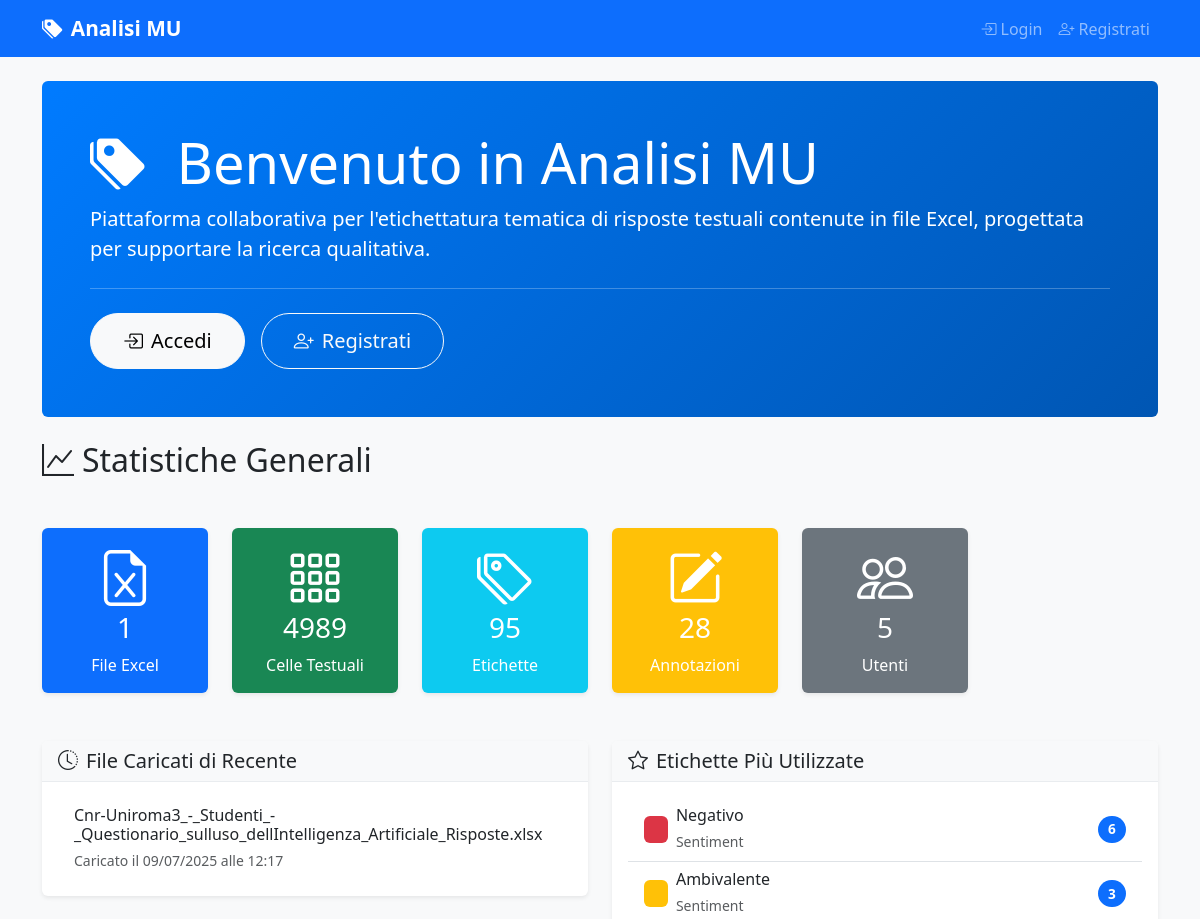
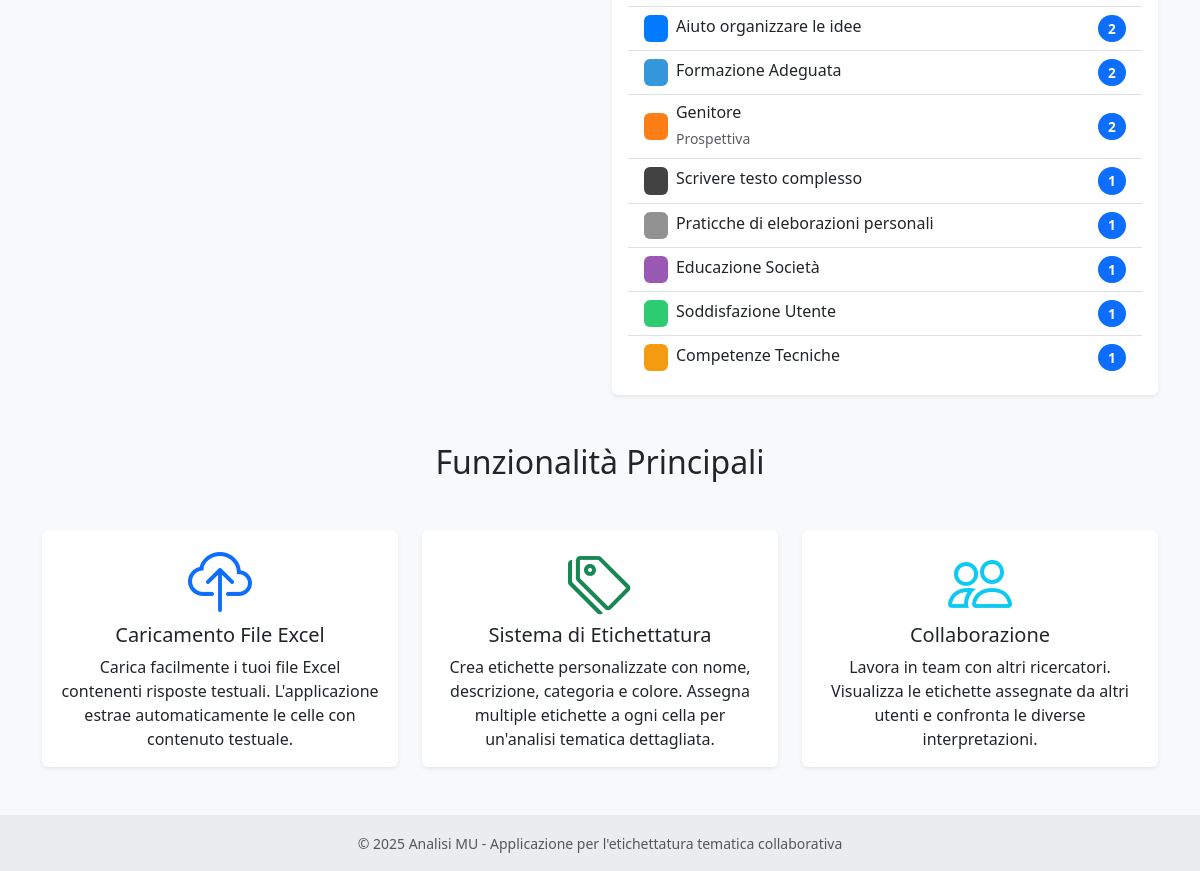
The page / on the database its author committed (2 pictures, top to bottom).
### models.py (models this page shows, shortened)
class ExcelFile(db.Model):
    id = db.Column(db.Integer, primary_key=True)
    filename = db.Column(db.String(255), nullable=False)
    original_filename = db.Column(db.String(255), nullable=False)
    file_path = db.Column(db.String(500), nullable=False)
    uploaded_by = db.Column(db.Integer, db.ForeignKey('user.id'), nullable=False)
    uploaded_at = db.Column(db.DateTime, default=datetime.utcnow)
    uploader = db.relationship('User', backref='uploaded_files')
    text_cells = db.relationship('TextCell', backref='excel_file', lazy=True, cascade='all, delete-orphan')

class Label(db.Model):
    id = db.Column(db.Integer, primary_key=True)
    name = db.Column(db.String(100), nullable=False, unique=True)
    description = db.Column(db.Text)
    category_id = db.Column(db.Integer, db.ForeignKey('category.id'), nullable=True)
    category = db.Column(db.String(50))  # Manteniamo per compatibilità, sarà deprecato
    color = db.Column(db.String(7), default='#007bff')  # Colore HEX
    created_at = db.Column(db.DateTime, default=datetime.utcnow)
    updated_at = db.Column(db.DateTime, default=datetime.utcnow, onupdate=datetime.utcnow)
    annotations = db.relationship('CellAnnotation', backref='label', lazy=True, cascade='all, delete-orphan')
    category_obj = db.relationship('Category', foreign_keys=[category_id], back_populates='labels')

### routes/main.py (the view)
@main_bp.route('/')
def index():
    stats = {
        'total_files': ExcelFile.query.count(),
        'total_cells': TextCell.query.count(),
        'total_labels': Label.query.count(),
        'total_annotations': CellAnnotation.query.count(),
        'total_users': User.query.count()
    }
    recent_files = ExcelFile.query.order_by(ExcelFile.uploaded_at.desc()).limit(5).all()
    popular_labels = db.session.query(Label, db.func.count(CellAnnotation.id).label('count'))\
        .join(CellAnnotation)\
        .group_by(Label.id)\
        .order_by(db.desc('count'))\
        .limit(10)\
        .all()
    return render_template('main/index.html',
                         stats=stats,
                         recent_files=recent_files,
                         popular_labels=popular_labels)

### templates/main/index.html (shortened to what this page needs)
{% extends "base.html" %}
{% block content %}
<div class="row">
    <div class="col-12">
        <div class="jumbotron bg-primary text-white rounded p-5 mb-4">
            <h1 class="display-4">
                <i class="bi bi-tags-fill me-3"></i>
                Benvenuto in Analisi MU
            </h1>
            <p class="lead">
                Piattaforma collaborativa per l'etichettatura tematica di risposte testuali
                contenute in file Excel, progettata per supportare la ricerca qualitativa.
            </p>
            {% if not current_user.is_authenticated %}
            <hr class="my-4">
            <div class="d-flex gap-3">
                <a class="btn btn-light btn-lg" href="{{ url_for('auth.login') }}" role="button">
                    <i class="bi bi-box-arrow-in-right me-2"></i>Accedi
                </a>
                <a class="btn btn-outline-light btn-lg" href="{{ url_for('auth.register') }}" role="button">
                    <i class="bi bi-person-plus me-2"></i>Registrati
                </a>
            </div>
            {% else %}
            <hr class="my-4">
            <a class="btn btn-light btn-lg" href="{{ url_for('main.dashboard') }}" role="button">
                <i class="bi bi-speedometer2 me-2"></i>Vai alla Dashboard
            </a>
            {% endif %}
        </div>
    </div>
</div>
<div class="row mb-4">
    <div class="col-12">
        <h2 class="mb-4">
            <i class="bi bi-graph-up me-2"></i>Statistiche Generali
        </h2>
    </div>
</div>
<div class="row mb-5">
    <div class="col-md-2">
        <div class="card bg-primary text-white">
            <div class="card-body text-center">
                <i class="bi bi-file-earmark-excel display-4 mb-2"></i>
                <h3 class="card-title">{{ stats.total_files }}</h3>
                <p class="card-text">File Excel</p>
            </div>
        </div>
    </div>
    <div class="col-md-2">
        <div class="card bg-success text-white">
            <div class="card-body text-center">
                <i class="bi bi-grid-3x3-gap display-4 mb-2"></i>
                <h3 class="card-title">{{ stats.total_cells }}</h3>
                <p class="card-text">Celle Testuali</p>
            </div>
        </div>
    </div>
    <div class="col-md-2">
        <div class="card bg-info text-white">
            <div class="card-body text-center">
                <i class="bi bi-tags display-4 mb-2"></i>
                <h3 class="card-title">{{ stats.total_labels }}</h3>
                <p class="card-text">Etichette</p>
            </div>
        </div>
    </div>
    <div class="col-md-2">
        <div class="card bg-warning text-white">
            <div class="card-body text-center">
                <i class="bi bi-pencil-square display-4 mb-2"></i>
                <h3 class="card-title">{{ stats.total_annotations }}</h3>
                <p class="card-text">Annotazioni</p>
            </div>
        </div>
    </div>
    <div class="col-md-2">
        <div class="card bg-secondary text-white">
            <div class="card-body text-center">
                <i class="bi bi-people display-4 mb-2"></i>
                <h3 class="card-title">{{ stats.total_users }}</h3>
                <p class="card-text">Utenti</p>
            </div>
        </div>
    </div>
</div>
<div class="row">
    <div class="col-md-6">
        <div class="card">
            <div class="card-header">
                <h5 class="mb-0">
                    <i class="bi bi-clock-history me-2"></i>File Caricati di Recente
                </h5>
            </div>
            <div class="card-body">
                {% if recent_files %}
                <div class="list-group list-group-flush">
                    {% for file in recent_files %}
                    <div class="list-group-item d-flex justify-content-between align-items-center">
                        <div>
                            <h6 class="mb-1">{{ file.original_filename }}</h6>
                            <small class="text-muted">
                                Caricato il {{ file.uploaded_at.strftime('%d/%m/%Y alle %H:%M') }}
                            </small>
                        </div>
                    </div>
                    {% endfor %}
                </div>
                {% else %}
                <p class="text-muted">Nessun file caricato ancora.</p>
                {% endif %}
            </div>
        </div>
    </div>
    <div class="col-md-6">
        <div class="card">
            <div class="card-header">
                <h5 class="mb-0">
                    <i class="bi bi-star me-2"></i>Etichette Più Utilizzate
                </h5>
            </div>
            <div class="card-body">
                {% if popular_labels %}
                <div class="list-group list-group-flush">
                    {% for label, count in popular_labels %}
                    <div class="list-group-item d-flex justify-content-between align-items-center">
                        <div class="d-flex align-items-center">
                            <span class="badge me-2" style="background-color: {{ label.color }};">
                            </span>
                            <div>
                                <h6 class="mb-1">{{ label.name }}</h6>
                                {% if label.category %}
                                <small class="text-muted">{{ label.category }}</small>
                                {% endif %}
                            </div>
                        </div>
                        <span class="badge bg-primary rounded-pill">{{ count }}</span>
                    </div>
                    {% endfor %}
                </div>
                {% else %}
                <p class="text-muted">Nessuna etichetta utilizzata ancora.</p>
                {% endif %}
            </div>
        </div>
    </div>
</div>
{% if not current_user.is_authenticated %}
<div class="row mt-5">
    <div class="col-12">
        <h2 class="text-center mb-5">Funzionalità Principali</h2>
    </div>
</div>
<div class="row mb-5">
    <div class="col-md-4">
        <div class="card h-100">
            <div class="card-body text-center">
                <i class="bi bi-cloud-upload display-3 text-primary mb-3"></i>
                <h5 class="card-title">Caricamento File Excel</h5>
                <p class="card-text">
                    Carica facilmente i tuoi file Excel contenenti risposte testuali.
                    L'applicazione estrae automaticamente le celle con contenuto testuale.
                </p>
            </div>
        </div>
    </div>
    <div class="col-md-4">
        <div class="card h-100">
            <div class="card-body text-center">
                <i class="bi bi-tags display-3 text-success mb-3"></i>
                <h5 class="card-title">Sistema di Etichettatura</h5>
                <p class="card-text">
                    Crea etichette personalizzate con nome, descrizione, categoria e colore.
                    Assegna multiple etichette a ogni cella per un'analisi tematica dettagliata.
                </p>
            </div>
        </div>
    </div>
    <div class="col-md-4">
        <div class="card h-100">
            <div class="card-body text-center">
                <i class="bi bi-people display-3 text-info mb-3"></i>
                <h5 class="card-title">Collaborazione</h5>
                <p class="card-text">
                    Lavora in team con altri ricercatori. Visualizza le etichette assegnate
                    da altri utenti e confronta le diverse interpretazioni.
                </p>
            </div>
        </div>
    </div>
</div>
{% endif %}
{% endblock %}

### templates/base.html (shortened to what this page needs)
<!DOCTYPE html>
<html lang="it">
<head>
    <link href="https://cdn.jsdelivr.net/npm/bootstrap@5.3.0/dist/css/bootstrap.min.css" rel="stylesheet">
    <link href="https://cdn.jsdelivr.net/npm/bootstrap-icons@1.10.0/font/bootstrap-icons.css" rel="stylesheet">
    <link href="{{ url_for('static', filename='css/style.css') }}" rel="stylesheet">
</head>
<body>
    <nav class="navbar navbar-expand-lg navbar-dark bg-primary">
        <div class="container">
            <a class="navbar-brand" href="{{ url_for('main.index') }}">
                <i class="bi bi-tags-fill me-2"></i>Analisi MU
            </a>
            <div class="collapse navbar-collapse" id="navbarNav">
                <ul class="navbar-nav">
                    {% if current_user.is_authenticated %}
                    <li class="nav-item dropdown">
                        <a class="nav-link dropdown-toggle" href="#" id="userDropdown" role="button" data-bs-toggle="dropdown">
                            <i class="bi bi-person-circle me-1"></i>{{ current_user.username }}
                        </a>
                        <ul class="dropdown-menu dropdown-menu-end">
                            <li><a class="dropdown-item" href="{{ url_for('admin.profile') }}">
                                <i class="bi bi-person me-1"></i>Il Mio Profilo
                            </a></li>
                            <li><hr class="dropdown-divider"></li>
                            <li><a class="dropdown-item" href="{{ url_for('auth.logout') }}">
                                <i class="bi bi-box-arrow-right me-1"></i>Logout
                            </a></li>
                        </ul>
                    </li>
                    {% else %}
                    <li class="nav-item">
                        <a class="nav-link" href="{{ url_for('auth.login') }}">
                            <i class="bi bi-box-arrow-in-right me-1"></i>Login
                        </a>
                    </li>
                    <li class="nav-item">
                        <a class="nav-link" href="{{ url_for('auth.register') }}">
                            <i class="bi bi-person-plus me-1"></i>Registrati
                        </a>
                    </li>
                    {% endif %}
                </ul>
            </div>
        </div>
    </nav>
    <main class="container my-4">
        {% block content %}{% endblock %}
    </main>
    <footer class="bg-light text-center text-lg-start mt-5">
        <div class="text-center p-3" style="background-color: rgba(0, 0, 0, 0.05);">
            <small class="text-muted">
                © 2025 Analisi MU - Applicazione per l'etichettatura tematica collaborativa
            </small>
        </div>
    </footer>
</body>
</html>

### static/css/style.css (style rules this page uses)
:root { --primary-color: #007bff; --success-color: #28a745; --warning-color: #ffc107; --danger-color: #dc3545; --info-color: #17a2b8; --light-color: #f8f9fa; --dark-color: #343a40; }
body { font-family: 'Segoe UI', Tahoma, Geneva, Verdana, sans-serif; background-color: #f8f9fa; }
.navbar-brand { font-weight: 600; font-size: 1.3rem; }
.card { border: none; box-shadow: 0 0.125rem 0.25rem rgba(0, 0, 0, 0.075); transition: box-shadow 0.15s ease-in-out; }
.card-header { background-color: #f8f9fa; border-bottom: 1px solid #e9ecef; font-weight: 600; }
.jumbotron { background: linear-gradient(135deg, var(--primary-color) 0%, #0056b3 100%); }
.btn { border-radius: 50px; font-weight: 500; transition: all 0.2s ease; }
.btn-lg { border-radius: 50px; padding: 0.75rem 2rem; }
.badge { font-size: 0.85em; padding: 0.5em 0.75em; }

### rows shown on the page
ExcelFile: original_filename "Cnr-Uniroma3_-_Studenti_-_Questionario_sulluso_dellIntelligenza_Artificiale_Risposte.xlsx", uploaded_at "09/07/2025 alle 12:17"
Label: name "Negativo", category "Sentiment", id "6"
Label: name "Ambivalente", category "Sentiment", count "3"
Label: name "Aiuto organizzare le idee", count "2"
Label: name "Formazione Adeguata", count "2"
Label: name "Genitore", category "Prospettiva", count "2"
Label: name "Scrivere testo complesso", count "1"
Label: name "Praticche di eleborazioni personali", count "1"
Label: name "Educazione Società", count "1"
Label: name "Soddisfazione Utente", count "1"
Label: name "Competenze Tecniche", count "1"

### other values the page prints
{{ stats.total_files }} "1"
{{ stats.total_cells }} "4989"
{{ stats.total_labels }} "95"
{{ stats.total_annotations }} "28"
{{ stats.total_users }} "5"
